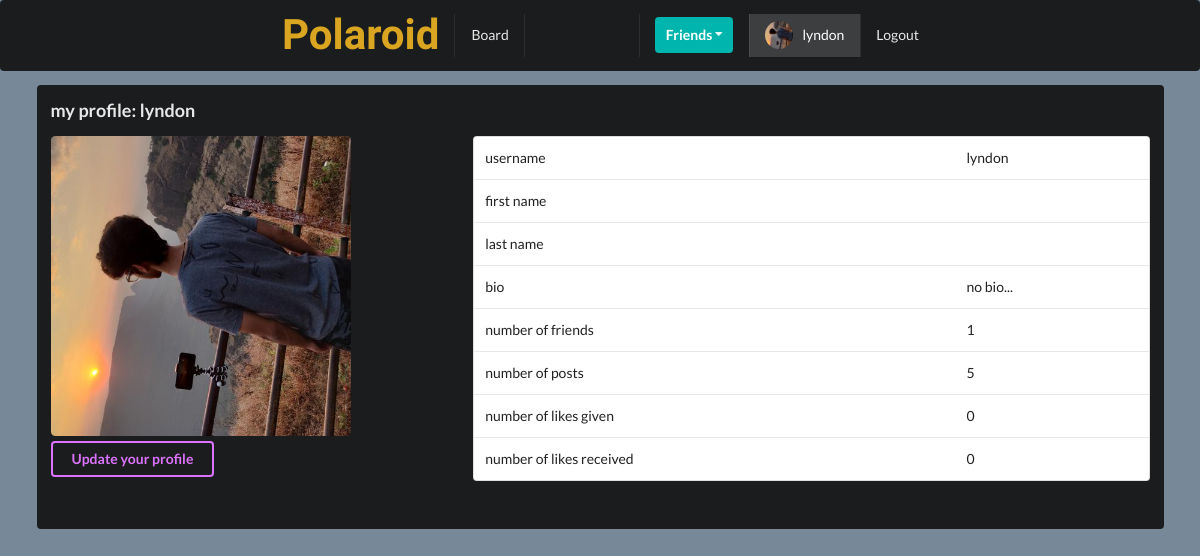
Screenshot of /profiles/myprofile/ (signed in) with the database file from the repository.
### profiles/models.py (models this page shows, shortened)
class Profile(models.Model):
    first_name = models.CharField(max_length=200, blank=True)
    last_name = models.CharField(max_length=200, blank=True)
    user = models.OneToOneField(User, on_delete=models.CASCADE)
    bio = models.TextField(default="no bio...", max_length=300)
    email = models.EmailField(max_length=200, blank=True)
    country = models.CharField(max_length=200, blank=True)
    avatar = OptimizedImageField(default='avatar.png',optimized_image_output_size=(500, 500),optimized_image_resize_method='thumbnail' ,upload_to='avatars/')
    friends = models.ManyToManyField(User, blank=True, related_name='friends')
    slug = models.SlugField(unique=True, blank=True)
    updated = models.DateTimeField(auto_now=True)
    created = models.DateTimeField(auto_now_add=True)
    objects = ProfileManager()
    def get_friends_no(self):
        return self.friends.all().count()
    def get_posts_no(self):
        return self.posts.all().count()
    def get_likes_given_no(self):
        likes = self.like_set.all()
        total_liked = 0
        for item in likes:
            if item.value=='Like':
                total_liked += 1
        return total_liked
    def get_likes_recieved_no(self):
        posts = self.posts.all()
        total_liked = 0
        for item in posts:
            total_liked += item.liked.all().count()
        return total_liked
    __initial_first_name = None
    __initial_last_name = None
    def __init__(self, *args, **kwargs):
        super().__init__(*args, **kwargs)
        self.__initial_first_name = self.first_name
        self.__initial_last_name = self.last_name

### posts/models.py (models this page shows, shortened)
class Post(models.Model):
    content = models.TextField()
    image = OptimizedImageField(upload_to='posts',optimized_image_resize_method='cover',optimized_image_output_size=(1080, 920) ,validators=[FileExtensionValidator(['png', 'jpg', 'jpeg'])], blank=True)
    liked = models.ManyToManyField(Profile, blank=True, related_name='likes')
    updated = models.DateTimeField(auto_now=True)
    created = models.DateTimeField(auto_now_add=True)
    author = models.ForeignKey(Profile, on_delete=models.CASCADE, related_name='posts')
    class Meta:
        ordering = ('-created',)

### profiles/views.py (the view)
# urls.py: path('myprofile/', my_profile_view, name='my-profile-view'),
@login_required
def my_profile_view(request):
    profile = Profile.objects.get(user=request.user)
    form = ProfileModelForm(request.POST or None, request.FILES or None, instance=profile)
    confirm = False
    if request.method == 'POST':
        if form.is_valid():
            form.save()
            confirm = True
    context = {
        'profile': profile,
        'form': form,
        'confirm': confirm,
    }
    return render(request, 'profiles/myprofile.html', context)

### profiles/context_processors.py (called while the page is built)
def profile_pic(request):
    if request.user.is_authenticated:
        profile_obj = Profile.objects.get(user=request.user)
        pic = profile_obj.avatar
        return {'picture':pic}
    return {}

def invatations_received_no(request):
    if request.user.is_authenticated:
        profile_obj = Profile.objects.get(user=request.user)
        qs_count = Relationship.objects.invatations_received(profile_obj).count()
        return {'invites_num':qs_count}
    return {}

### profiles/models.py (called while the page is built)
    def invatations_received(self, receiver):
        qs = Relationship.objects.filter(receiver=receiver, status='send')
        return qs

### profiles/templates/profiles/myprofile.html (shortened to what this page needs)
{% extends 'base.html' %}
{% block content %}
<div class="ui inverted segment">
    <h3>my profile: {{request.user}}</h3>
    <div class="ui grid">
        <div class='row'>
            <div class='six wide column'>
                <img class="ui medium rounded image" src={{profile.avatar.url}}>
                <div class="row mt-5">
                    <button class='ui inverted purple button' id='modal-btn'>Update your profile</button>
                </div>
            </div>
            <div class="ten wide column">
                <table class="ui table">
                    <tbody>
                        <tr>
                            <td >username</td>
                            <td >{{profile.user}}</td>
                        </tr>
                        <tr>
                            <td >first name</td>
                            <td >{{profile.first_name}}</td>
                        </tr>
                        <tr>
                            <td >last name</td>
                            <td >{{profile.last_name}}</td>
                        </tr>
                        <tr>
                            <td >bio</td>
                            <td >{{profile.bio}}</td>
                        </tr>
                        <tr>
                            <td >number of friends</td>
                            <td >{{profile.get_friends_no}}</td>
                        </tr>
                        <tr>
                            <td >number of posts</td>
                            <td >{{profile.get_posts_no}}</td>
                        </tr>
                        <tr>
                            <td >number of likes given</td>
                            <td >{{profile.get_likes_given_no}}</td>
                        </tr>
                        <tr>
                            <td >number of likes received</td>
                            <td >{{profile.get_likes_recieved_no}}</td>
                        </tr>
                    </tbody>
                </table>
                <br>
            </div>
        </div>
    </div>
</div>
{% endblock content %}

### templates/main/navbar.html (shortened to what this page needs)
{% url 'home-view' as path_to_home %}
{% url 'posts:main-post-view' as path_to_posts %}
{% url 'profiles:my-profile-view' as path_to_my_profile %}
<div class="ui inverted segment menu">
  <div class="ui sticky container" style="width: 670px !important; height: 42.6px !important; left: 424.6px;">
    <a href="{{path_to_home}}" class=" item">
        <h3 style="font-family: 'Nanum Brush Script', cursive;font-size:3rem;color: goldenrod;">Polaroid</h3>
    </a>
    {% if request.user.is_authenticated %}
    <a href="{{path_to_posts}}" class="{% if request.path == path_to_posts %}active{% endif %} item">
        Board
    </a>
    {% endif %}
    <div class="right menu">
        {% if request.user.is_authenticated %}
        <div class="item">
            <div class="ui floating dropdown icon button teal"> Friends
                <i class="dropdown icon"></i>
             </div>
        </div>
            <a href="{{path_to_my_profile}}" class="{% if request.path == path_to_my_profile %}active{% endif %} item">
                <img src={{picture.url}} class="ui avatar image">&nbsp;
                 {{ request.user }}
            </a>
            <a href={% url 'logout' %} class="ui item">
                Logout
            </a>
        {% else %}
        <a href={% url 'login' %} class="ui item">
                Login
            </a>
        {% endif %}
    </div>
  </div>
</div>

### static_project/style.css (style rules this page uses)
body { background: lightslategray!important; }
.mt-5 { margin-top: 5px !important; }

### rows the page displays
Profile: avatar (picture), user "lyndon", bio "no bio...", get_friends_no "1", get_posts_no "5", get_likes_given_no "0", get_likes_recieved_no "0"

### other values shown
{{ request.user }} "lyndon"
